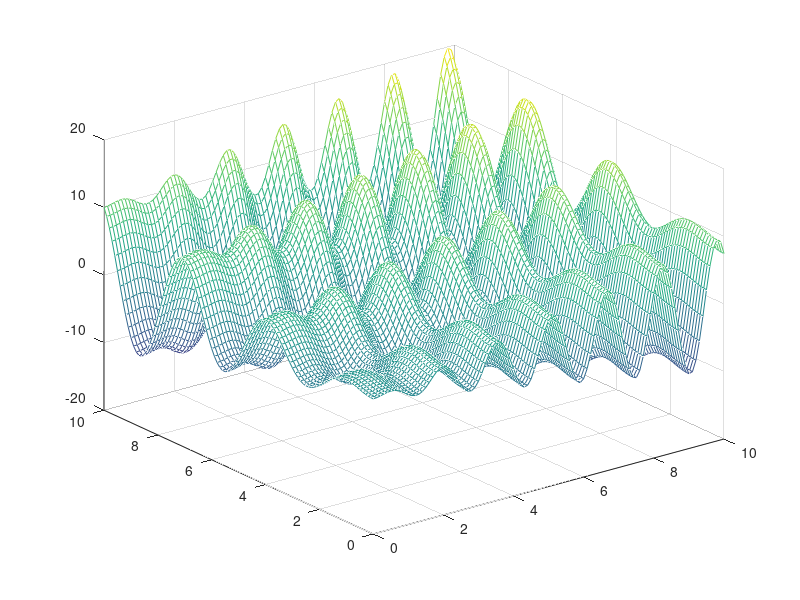

MATLAB code for this plot:
clc; clear; close all;
x = 0:0.1:10;
y = 0:0.1:10;
[X,Y] = meshgrid(x,y);
Z = X.*sin(4*X)+1.1*Y.*sin(2*Y);
mesh(X,Y,Z)
Z_min = min(min(Z))
